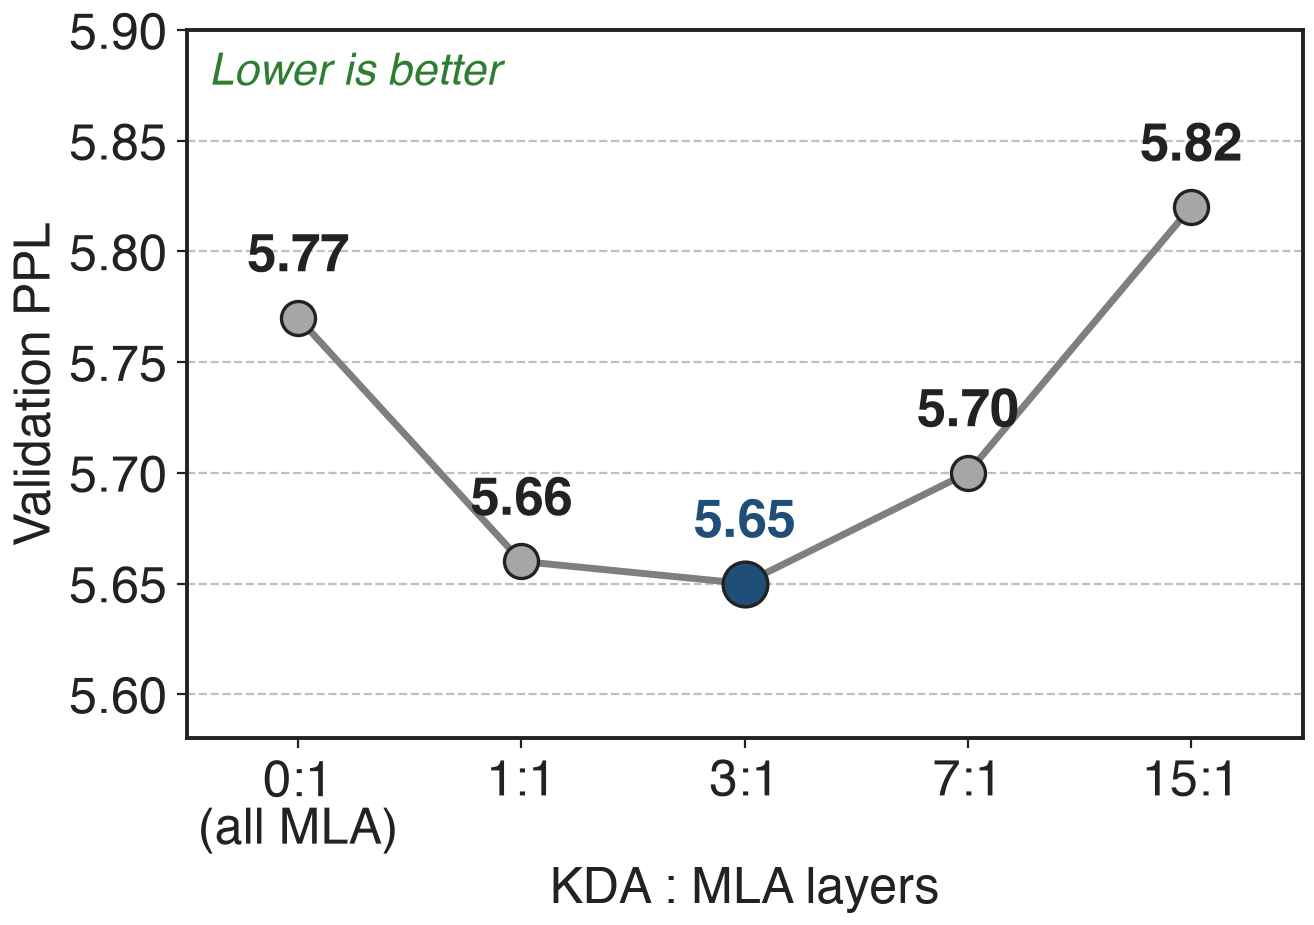

Write Python code to recreate this figure.
"""Hybrid-ratio ablation (KDA:MLA layers) -> validation perplexity.
Source: Kimi Linear (arXiv 2510.26692) Table 1, validation PPL column (same FLOPs budget, 16-layer scaling model)."""
import sys, pathlib; sys.path.insert(0, str(pathlib.Path(__file__).resolve().parents[3] / "scripts"))
import slidechart as sc
ratios = ["0:1\n(all MLA)", "1:1", "3:1", "7:1", "15:1"]
val_ppl = [5.77, 5.66, 5.65, 5.70, 5.82]
sc.setup()
fig, ax = sc.figure("right")
xs = range(len(ratios))
ax.plot(xs, val_ppl, color=sc.GRAYS[2], lw=2.5, zorder=1)
for x, v in zip(xs, val_ppl):
    ours = ratios[x] == "3:1"
    ax.scatter([x], [v], s=260 if ours else 150, color=sc.ACCENT if ours else sc.GRAYS[1], edgecolor=sc.INK, lw=1.2, zorder=3)
    ax.text(x, v + 0.017, f"{v:.2f}", ha="center", va="bottom", fontsize=19, fontweight="bold",
            color=sc.ACCENT if ours else sc.INK)
ax.set_xticks(list(xs)); ax.set_xticklabels(ratios)
ax.set_xlabel("KDA : MLA layers")
ax.set_ylabel("Validation PPL")
ax.set_ylim(5.58, 5.90)
ax.set_xlim(-0.5, len(ratios) - 0.5)
sc.better(ax, "Lower is better", "upper left")
sc.save(fig, __file__)
